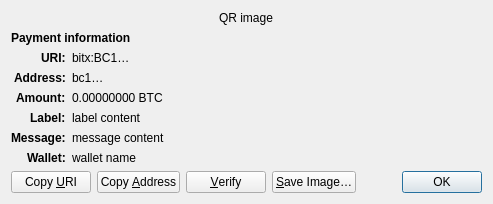
<?xml version="1.0" encoding="UTF-8"?>
<ui version="4.0">
 <class>ReceiveRequestDialog</class>
 <widget class="QDialog" name="ReceiveRequestDialog">
  <property name="geometry">
   <rect>
    <x>0</x>
    <y>0</y>
    <width>413</width>
    <height>229</height>
   </rect>
  </property>
  <property name="windowTitle">
   <string>Request payment to …</string>
  </property>
  <layout class="QGridLayout" name="gridLayout" columnstretch="0,1">
   <property name="sizeConstraint">
    <enum>QLayout::SetFixedSize</enum>
   </property>
   <item row="0" column="0" colspan="2" alignment="Qt::AlignHCenter">
    <widget class="QRImageWidget" name="qr_code">
     <property name="text">
      <string notr="true">QR image</string>
     </property>
     <property name="textInteractionFlags">
      <set>Qt::NoTextInteraction</set>
     </property>
    </widget>
   </item>
   <item row="1" column="0" colspan="2">
    <widget class="QLabel" name="payment_header">
     <property name="font">
      <font>
       <weight>75</weight>
       <bold>true</bold>
      </font>
     </property>
     <property name="text">
      <string>Payment information</string>
     </property>
     <property name="textInteractionFlags">
      <set>Qt::NoTextInteraction</set>
     </property>
    </widget>
   </item>
   <item row="2" column="0" alignment="Qt::AlignRight|Qt::AlignTop">
    <widget class="QLabel" name="uri_tag">
     <property name="font">
      <font>
       <weight>75</weight>
       <bold>true</bold>
      </font>
     </property>
     <property name="text">
      <string notr="true">URI:</string>
     </property>
     <property name="textFormat">
      <enum>Qt::PlainText</enum>
     </property>
     <property name="textInteractionFlags">
      <set>Qt::NoTextInteraction</set>
     </property>
    </widget>
   </item>
   <item row="2" column="1" alignment="Qt::AlignTop">
    <widget class="QLabel" name="uri_content">
     <property name="text">
      <string notr="true">bitx:BC1…</string>
     </property>
     <property name="textFormat">
      <enum>Qt::RichText</enum>
     </property>
     <property name="wordWrap">
      <bool>true</bool>
     </property>
     <property name="textInteractionFlags">
      <set>Qt::TextSelectableByMouse</set>
     </property>
    </widget>
   </item>
   <item row="3" column="0" alignment="Qt::AlignRight|Qt::AlignTop">
    <widget class="QLabel" name="address_tag">
     <property name="font">
      <font>
       <weight>75</weight>
       <bold>true</bold>
      </font>
     </property>
     <property name="text">
      <string>Address:</string>
     </property>
     <property name="textInteractionFlags">
      <set>Qt::NoTextInteraction</set>
     </property>
    </widget>
   </item>
   <item row="3" column="1" alignment="Qt::AlignTop">
    <widget class="QLabel" name="address_content">
     <property name="text">
      <string notr="true">bc1…</string>
     </property>
     <property name="textFormat">
      <enum>Qt::PlainText</enum>
     </property>
     <property name="textInteractionFlags">
      <set>Qt::TextSelectableByMouse</set>
     </property>
    </widget>
   </item>
   <item row="4" column="0" alignment="Qt::AlignRight|Qt::AlignTop">
    <widget class="QLabel" name="amount_tag">
     <property name="font">
      <font>
       <weight>75</weight>
       <bold>true</bold>
      </font>
     </property>
     <property name="text">
      <string>Amount:</string>
     </property>
     <property name="textInteractionFlags">
      <set>Qt::NoTextInteraction</set>
     </property>
    </widget>
   </item>
   <item row="4" column="1" alignment="Qt::AlignTop">
    <widget class="QLabel" name="amount_content">
     <property name="text">
      <string notr="true">0.00000000 BTC</string>
     </property>
     <property name="textFormat">
      <enum>Qt::PlainText</enum>
     </property>
     <property name="textInteractionFlags">
      <set>Qt::TextSelectableByMouse</set>
     </property>
    </widget>
   </item>
   <item row="5" column="0" alignment="Qt::AlignRight|Qt::AlignTop">
    <widget class="QLabel" name="label_tag">
     <property name="font">
      <font>
       <weight>75</weight>
       <bold>true</bold>
      </font>
     </property>
     <property name="text">
      <string>Label:</string>
     </property>
     <property name="textInteractionFlags">
      <set>Qt::NoTextInteraction</set>
     </property>
    </widget>
   </item>
   <item row="5" column="1" alignment="Qt::AlignTop">
    <widget class="QLabel" name="label_content">
     <property name="text">
      <string notr="true">label content</string>
     </property>
     <property name="textFormat">
      <enum>Qt::PlainText</enum>
     </property>
     <property name="wordWrap">
      <bool>true</bool>
     </property>
     <property name="textInteractionFlags">
      <set>Qt::TextSelectableByMouse</set>
     </property>
    </widget>
   </item>
   <item row="6" column="0" alignment="Qt::AlignRight|Qt::AlignTop">
    <widget class="QLabel" name="message_tag">
     <property name="font">
      <font>
       <weight>75</weight>
       <bold>true</bold>
      </font>
     </property>
     <property name="text">
      <string>Message:</string>
     </property>
     <property name="textInteractionFlags">
      <set>Qt::NoTextInteraction</set>
     </property>
    </widget>
   </item>
   <item row="6" column="1" alignment="Qt::AlignTop">
    <widget class="QLabel" name="message_content">
     <property name="text">
      <string notr="true">message content</string>
     </property>
     <property name="textFormat">
      <enum>Qt::PlainText</enum>
     </property>
     <property name="wordWrap">
      <bool>true</bool>
     </property>
     <property name="textInteractionFlags">
      <set>Qt::TextSelectableByMouse</set>
     </property>
    </widget>
   </item>
   <item row="7" column="0" alignment="Qt::AlignRight|Qt::AlignTop">
    <widget class="QLabel" name="wallet_tag">
     <property name="font">
      <font>
       <weight>75</weight>
       <bold>true</bold>
      </font>
     </property>
     <property name="text">
      <string>Wallet:</string>
     </property>
     <property name="textInteractionFlags">
      <set>Qt::NoTextInteraction</set>
     </property>
    </widget>
   </item>
   <item row="7" column="1" alignment="Qt::AlignTop">
    <widget class="QLabel" name="wallet_content">
     <property name="text">
      <string notr="true">wallet name</string>
     </property>
     <property name="textFormat">
      <enum>Qt::PlainText</enum>
     </property>
     <property name="wordWrap">
      <bool>true</bool>
     </property>
     <property name="textInteractionFlags">
      <set>Qt::TextSelectableByMouse</set>
     </property>
    </widget>
   </item>
   <item row="8" column="0" colspan="2">
    <layout class="QHBoxLayout" name="horizontalLayout">
     <item>
      <widget class="QPushButton" name="btnCopyURI">
       <property name="text">
        <string>Copy &amp;URI</string>
       </property>
       <property name="autoDefault">
        <bool>false</bool>
       </property>
      </widget>
     </item>
     <item>
      <widget class="QPushButton" name="btnCopyAddress">
       <property name="text">
        <string>Copy &amp;Address</string>
       </property>
       <property name="autoDefault">
        <bool>false</bool>
       </property>
      </widget>
     </item>
     <item>
      <widget class="QPushButton" name="btnVerify">
       <property name="text">
        <string>&amp;Verify</string>
       </property>
       <property name="toolTip">
        <string>Verify this address on e.g. a hardware wallet screen</string>
       </property>
       <property name="autoDefault">
        <bool>false</bool>
       </property>
      </widget>
     </item>
     <item>
      <widget class="QPushButton" name="btnSaveAs">
       <property name="text">
        <string>&amp;Save Image…</string>
       </property>
       <property name="autoDefault">
        <bool>false</bool>
       </property>
      </widget>
     </item>
     <item>
      <spacer name="horizontalSpacer_2">
       <property name="orientation">
        <enum>Qt::Horizontal</enum>
       </property>
       <property name="sizeHint" stdset="0">
        <size>
         <width>40</width>
         <height>20</height>
        </size>
       </property>
      </spacer>
     </item>
     <item>
      <widget class="QDialogButtonBox" name="buttonBox">
       <property name="focusPolicy">
        <enum>Qt::StrongFocus</enum>
       </property>
       <property name="standardButtons">
        <set>QDialogButtonBox::Ok</set>
       </property>
      </widget>
     </item>
    </layout>
   </item>
  </layout>
 </widget>
 <customwidgets>
  <customwidget>
   <class>QRImageWidget</class>
   <extends>QLabel</extends>
   <header>qt/qrimagewidget.h</header>
  </customwidget>
 </customwidgets>
 <tabstops>
  <tabstop>buttonBox</tabstop>
  <tabstop>btnCopyURI</tabstop>
  <tabstop>btnCopyAddress</tabstop>
  <tabstop>btnSaveAs</tabstop>
 </tabstops>
 <resources/>
 <connections>
  <connection>
   <sender>buttonBox</sender>
   <signal>accepted()</signal>
   <receiver>ReceiveRequestDialog</receiver>
   <slot>accept()</slot>
   <hints>
    <hint type="sourcelabel">
     <x>135</x>
     <y>230</y>
    </hint>
    <hint type="destinationlabel">
     <x>135</x>
     <y>126</y>
    </hint>
   </hints>
  </connection>
 </connections>
</ui>
